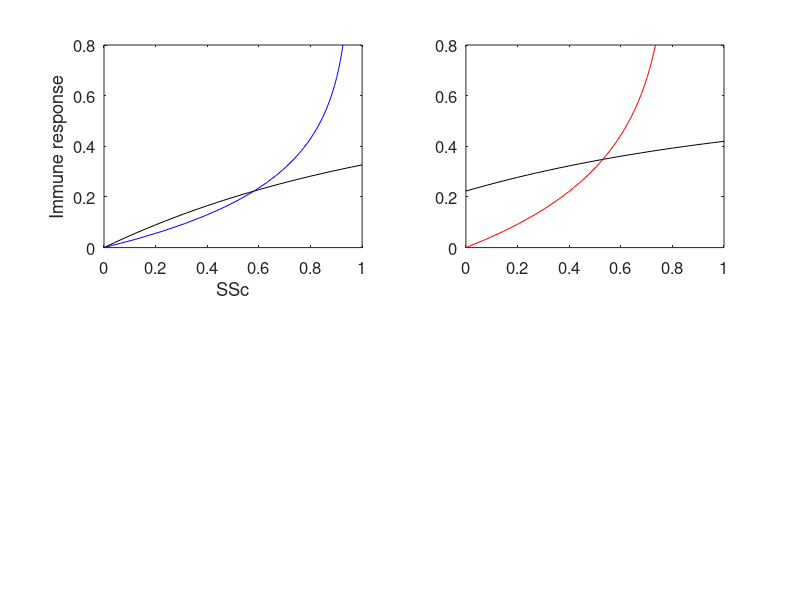

Write the MATLAB code that produced this figure. (Note: this script raises an error after producing the figure.)
function IMMUNE_Phase(handles)
%----------------------------------------------------------------------------------------------
% 2D and 3D phase space analysis
%----------------------------------------------------------------------------------------------
% Initialize
%----------------------------------------------------------------------------------------------
global Slim0 Sslope Ilim0 Islope Clim0 Cslope SIClast SScCoeff
global Imult ICmult Smult
global S0 I0 C0 doContinue doSave doReset St Ct It t Ssaved Csaved Isaved tsaved
global iRuns tlast Slast Clast Ilast

set(0,'DefaultTextFontSize',12), set(0,'DefaultAxesFontSize',12)
lbl = {'SSc','C','I'};                        % plot labels

n   = 26;                                     % number of points in each coordinate

if ~nargin
    handles = [];
end

[ Imult,ICmult,Smult,SScCoeff ] = setParam(nargin,handles);

if nargin
    set(handles.C0_txt,    'String',sprintf('C0: %.2f',     C0    ))
    set(handles.Imult_txt, 'String',sprintf('Imult: %.2f',  Imult ))
    set(handles.ICmult_txt,'String',sprintf('ICmult: %.2f', ICmult))
    set(handles.Smult_txt, 'String',sprintf('Smult: %.2f',  Smult ))
end

if doSave, return, end

[ tnew,X ] = ode45( @fd3, [0 100], [S0;C0;I0] ); % solve ODE

Jt = find( max(abs(X')) < 1.2 );                 % only keep values less than 1.2

if isempty(tsaved)
    tlast = 0;
else
    tlast = tsaved(end);
end
t  = [tsaved;tnew(Jt)+tlast];              % truncate
St = [Ssaved;X(Jt,1)]; Ct = [Csaved;X(Jt,2)]; It = [Isaved;X(Jt,3)];
Slast = X(1,1);        Clast = X(1,2);        Ilast = X(1,3);

%----------------------------------------------------------------------------------------------
% 2D plotting: I, C, SSc
%----------------------------------------------------------------------------------------------
Imax = 0.8;
Is  = linspace(0,Imax,n);                   % 1D coordinates
Ss  = linspace(0,1,n);
Cs  = linspace(0,1,n);
[ SS    ] = meshgrid( Ss,Is );              % 2D coordinates
[ CS,IS ] = meshgrid( Cs,Is );
SIx = fSIx( SS, IS );                       % 2D vector fields
CIx = fCIx( CS, IS );
SICend= fSIy( SS, Ct(end), IS );
SISend= fSIy( St(end), CS, IS );
[ ~,Sx ] = fSIx( 0,  Is );                  % boundaries
[ ~,Cx ] = fCIx( 0,  Is );
[ ~,IyCend] = fSIy( Ss, Ct(end), 0  );
[ ~,IySend] = fSIy( St(end), Cs, 0  );

if ~nargin, figure(110), clf, set(gcf,'Name','basic 2D fields','color','white'), end

if nargin, axes(handles.axes1), else, subplot(2,2,1), end
hold off, p1a = plot(Ss,IyCend,'k-',Sx,Is,'b-'); hold on
axis tight, xlabel('SSc'), ylabel('Immune response'), axis([0 1 0 Imax])

if nargin, axes(handles.axes2), else, subplot(2,2,2), end
hold off, p2a = plot(Cs,IySend,'k-',Cx,Is,'r-'); hold on
ax = gca; ax.XDir = 'reverse';
axis tight, xlabel('Cancer'), ylabel('Immune response'), axis([0 1 0 Imax])

if nargin, axes(handles.axes3), else, subplot(2,2,[3 4]), end
cla

js = 1:3:round(length(St)*0.99);

if nargin, axes(handles.axes1), else, subplot(2,2,1), end
p1b = plot(St(js),It(js),'g.','MarkerSize',9); plot(St(1),It(1),'g^','MarkerSize',9)
p1c = quiver(SS,IS,SIx,SICend);
legend([p1a;p1b;p1c],'I equilibrium','SSc equilibrium','disease trajectory','flow field',...
    'Location','NW')

if nargin, axes(handles.axes2), else, subplot(2,2,2), end
p2b = plot(Ct(js),It(js),'g.','MarkerSize',9); plot(Ct(1),It(1),'g^','MarkerSize',9)
p2c = quiver(CS,IS,CIx*8,SISend);
legend([p2a;p2b;p2c],'I equilibrium','C equilibrium','disease trajectory','flow field')

if nargin, axes(handles.axes3), else, subplot(2,2,[3 4]), end
plot(t(js),St(js),'b-',t(js),Ct(js),'r-',t(js),It(js),'k-','LineWidth',1)
ylabel('SSc, Cancer, Immune response'), xlabel('time'), hold on
axis([0 max(t) 0 0.8]), legend('Scleroderma','Cancer','Immune response')

% for j=1:9:round(length(St)*0.99)                                  % point-by-point plotting
%     if nargin, axes(handles.axes1), else subplot(2,2,1), end
%     plot(St(j),It(j),'ko',St(1),It(1),'ro'), hold on
%     if nargin, axes(handles.axes2), else subplot(2,2,2), end
%     plot(Ct(j),It(j),'ro',Ct(1),It(1),'ro'), hold on
%     if nargin, axes(handles.axes3), else subplot(2,2,[3 4]), end
%     plot(t(j),X(Jt(j),1),'ko',t(j),X(Jt(j),2),'ro',t(j),X(Jt(j),3),'go','LineWidth',1)
%     ylabel('\color{red}Cancer,\color{black}SSc,\color{green}Immune response'), xlabel('time'), hold on
%     axis([0 max(t)/2 0 0.8])
%     pause(0.00)
% end

%----------------------------------------------------------------------------------------------
% 3D plotting
%----------------------------------------------------------------------------------------------
[ SS,CS,IS ] = meshgrid( Ss,Cs,Is );        % coordinate change: SS wrt 2, CS wrt 1, IS wrt 3
SIx  = fSIx( SS, IS );                      % 3D vector fields
CIy  = fCIx( CS, IS );
CSIz = fSIy( SS, CS, IS );                  % simple sum of S and C used to determine change in I
[ ~,SIs ] = fSIx( 0, IS );
[ ~,CIs ] = fCIx( 0, IS );
[ ~,cSIs] = fSIy( SIs, CS,  0 );
[ ~,CsIs] = fSIy( SS,  CIs, 0 );
[ ~,CSIs] = fSIy( SS,  CS,  0 );
Js = IS>cSIs;
Jc = IS<CsIs;

ss   = [SS(  :,[1 end],1)   SS([1 end],:,1)'];
cs   = [CS(  :,[1 end],1)   CS([1 end],:,1)'];
csis = [CSIs(:,[1 end],1) CSIs([1 end],:,1)'];
os   = ones(size(t));

axs = [0 1 0 1 0 0.8]; axs2 = [0 1 0 1];

if ~nargin, fig = figure(220); fig.Name = 'overhead'; end

if nargin, axes(handles.axes5), else, subplot(3,2,1), end
surf(squeeze(SIs(:,1,:)), squeeze(CS(:,1,:)), squeeze(IS(:,1,:)), 'FaceColor', [0.5 1 0.5], ...
    'FaceAlpha', 0.5, 'EdgeAlpha', 0.5 )
% hold on
surf(SS(:,:,1), CS(:,:,1), CSIs(:,:,1), 'FaceColor', [0.5 1 0.5], ...
    'FaceAlpha', 0.5, 'EdgeAlpha', 0.0 ), hold on
plot3(ss, cs, csis, 'k-', 'LineWidth', 0.3)
hold off
axis(axs), xlabel('SSc'), ylabel('C'), zlabel('I')
hold on, plot3(St,Ct,It,'r.',St(1),Ct(1),It(1),'r^'), hold off

if nargin, axes(handles.axes6), else, subplot(3,2,3), end
surf(squeeze(SS(1,:,:)), squeeze(CIs(1,:,:)), squeeze(IS(1,:,:)), 'FaceColor', [0.5 0.5 1], ...
    'FaceAlpha', 0.5, 'EdgeAlpha', 0.5 )
hold on
surf(SS(:,:,1), CS(:,:,1), CSIs(:,:,1), 'FaceColor', [1 1 1]*0.8, ...
    'FaceAlpha', 0.5, 'EdgeAlpha', 0.0 )
plot3(ss, cs, csis, 'k-', 'LineWidth', 0.3)
hold off
axis(axs), xlabel('SSc'), ylabel('C'), zlabel('I')
hold on, plot3(St,Ct,It,'g.',St(1),Ct(1),It(1),'g^'), hold off

if nargin, axes(handles.axes4), else, subplot(3,2,6), end
surf(squeeze(SS(1,:,:)), squeeze(CIs(1,:,:)), squeeze(IS(1,:,:)), 'FaceColor', [0.5 0.5 1], ...
    'FaceAlpha', 0.5, 'EdgeAlpha', 0.0 )
hold on
surf(squeeze(SIs(:,1,:)), squeeze(CS(:,1,:)), squeeze(IS(:,1,:)), 'FaceColor', [0.5 1 0.5], ...
    'FaceAlpha', 0.5, 'EdgeAlpha', 0.0 )
surf(SS(:,:,1), CS(:,:,1), CSIs(:,:,1), 'FaceColor', [1 1 1]*1.0, ...
    'FaceAlpha', 1.0, 'EdgeAlpha', 0.0 )
hold off
axis(axs2), xlabel('SSc'), ylabel('C')
hold on, plot3(St,Ct,os,'g.',St(1),Ct(1),os,'g^','MarkerSize',9), hold off, view(2)

if ~nargin
    subplot(3,2,2)
    surf(squeeze(SIs(:,1,:)), squeeze(CS(:,1,:)), squeeze(IS(:,1,:)), 'FaceColor', [0.5 1 0.5], ...
        'FaceAlpha', 0.5, 'EdgeAlpha', 0.0 )
    hold on
    surf(SS(:,:,1), CS(:,:,1), CSIs(:,:,1), 'FaceColor', [1 1 1]*1.0, ...
        'FaceAlpha', 1.0, 'EdgeAlpha', 0.0 )
    hold off
    axis(axs2), xlabel('SSc'), ylabel('C')
    hold on, plot3(St,Ct,os,'g.',St(1),Ct(1),os,'g^','MarkerSize',9), hold off, view(2)
    
    subplot(3,2,4)
    surf(squeeze(SS(1,:,:)), squeeze(CIs(1,:,:)), squeeze(IS(1,:,:)), 'FaceColor', [0.5 0.5 1], ...
        'FaceAlpha', 0.5, 'EdgeAlpha', 0.0 )
    hold on
    surf(SS(:,:,1), CS(:,:,1), CSIs(:,:,1), 'FaceColor', [1 1 1]*1.0, ...
        'FaceAlpha', 1.0, 'EdgeAlpha', 0.0 )
    hold off
    axis(axs2), xlabel('SSc'), ylabel('C')
    hold on, plot3(St,Ct,os,'g.',St(1),Ct(1),os,'g^','MarkerSize',9), hold off, view(2)
    
    subplot(3,2,5)
    surf(squeeze(SS(1,:,:)), squeeze(CIs(1,:,:)), squeeze(IS(1,:,:)), 'FaceColor', [0.5 0.5 1], ...
        'FaceAlpha', 0.5, 'EdgeAlpha', 0.5 )
    hold on
    surf(squeeze(SIs(:,1,:)), squeeze(CS(:,1,:)), squeeze(IS(:,1,:)), 'FaceColor', [0.5 1 0.5], ...
        'FaceAlpha', 0.5, 'EdgeAlpha', 0.5 )
    surf(SS(:,:,1), CS(:,:,1), CSIs(:,:,1), 'FaceColor', [1 1 1]*0.8, ...
        'FaceAlpha', 0.5, 'EdgeAlpha', 0.0 )
    plot3(ss, cs, csis, 'k-', 'LineWidth', 0.3)
    hold off
    axis(axs), xlabel('SSc'), ylabel('C'), zlabel('I')
    hold on, plot3(St,Ct,It,'g.',St(1),Ct(1),It(1),'g^'), hold off
end

return

%----------------------------------------------------------------------------------------------
% Plot 3D
%----------------------------------------------------------------------------------------------
os = [1 1];
figure(210), clf, set(gcf,'Name','3D fields')    % plot 3D fields and trajectories
% quiver3(SS,CS,IS,SIx,CIy,CSIz), axis tight
% plot3(St,Ct,It,'ro')
axis([0 1 0 1 0 0.5]), grid on
xlabel('SSc'), ylabel('\color{red}C'), zlabel('I')
set(gca,'YColor','red')

for j=1:1:round(length(St)*0.7)
%   plot3(St,Ct,It,'ro')
    plot3(St(1:j),Ct(1:j),It(1:j),'ko')
    hold on
    plot3(St(j),Ct(j),It(j),'ko')
    axis([0 1 0 1 0 0.5])
    xlabel('SSc'), ylabel('\color{red}C'), zlabel('I')
    plot3([0 St(j)],Ct(j)*os,It(j)*os,'k-')
    plot3(St(j)*os,[0 Ct(j)],It(j)*os,'r-')
    plot3(St(j)*os,Ct(j)*os,[0 It(j)],'g-'), grid on
    set(gca,'YColor','red')
    pause(0.05)
    hold off
end

return


function dX = fd3( t, X )
%----------------------------------------------------------------------------------------------
% 3D vector field
%----------------------------------------------------------------------------------------------
% Basic shape of equilibrium curve for x-direction vectors (boundary between -> and <- vectors)
%
%    ^  |       Slim0 is the upper bound in S
%    |  |       
%  I | /        Sslope is the initial slope
%    |/
%    -------->
%           S
%----------------------------------------------------------------------------------------------
% Basic shape of equilibrium curve for y-direction vectors (boundary between ^ and v vectors)
%
%    ^  _____   Ilim0 is the upper bound in I
%  I | /        Islope is the initial slope
%    |/
%    -------->
%           S
%----------------------------------------------------------------------------------------------

Sx = X(1); Cy = X(2); Iz = X(3);              % vector components

dX    = 0*X;                                  % initialize
dX(1) = fSIx( Sx,     Iz );                   % S-component
dX(2) = fCIx( Cy,     Iz );                   % C-component
dX(3) = fSIy( Sx, Cy, Iz );                   % I-component

return


function [ SIx,Sx ] = fSIx( S, I )
%----------------------------------------------------------------------------------------------
% Vector field in the S (horizontal) direction
%----------------------------------------------------------------------------------------------
% Slims = a*(1 - exp(-b*I)), initial slope = a*b = Sslope*SScCoeff*Smult
% dS/dx = Slims - S
%
%       Slim0
%    ^-> | <-
%    |  /       
%  I | /        
%    |/
%    -------->
%           S
%----------------------------------------------------------------------------------------------
global Slim0 Sslope SScCoeff Smult

Slims  = @(y) Slim0*(1-exp(-1/Sslope/Slim0*SScCoeff*y))*Smult;
Sx     = Slims(I);                           % equilibrum curve in S,I space
SIx    = Sx - S;                             % difference from Sequil and S: Sx - S
return


function [ CIx,Cx ] = fCIx( C, I )
%----------------------------------------------------------------------------------------------
% Vector field in the C (horizontal) direction
%
%   ^            ^  <- / -> |
%   |  ____    I |    /     |
%   | /          | __/y0    |
%   |/           |/         |
%   ------->     ------------->
%                0      C   1
%----------------------------------------------------------------------------------------------
% Clims = y0 + (I/0.8 - y0^3)^(1/3)
% 
%----------------------------------------------------------------------------------------------
% i = (c-1/2)^3 + b,  b = (1/2)^3
% (i-b)^1/3 = c - 1/2
% c = (i-b)^1/3 + 1/2
%   = (i-(1/2)^3)^1/3 + 1/2
%----------------------------------------------------------------------------------------------
global Clim0 Cslope ICmult

% I3     = (10/ICmult)*I.^4 + I*0.0;           % change from 10 to 100
I3     = I;           % change from 10 to 100
Clims  = @(y) Clim0*(1-exp(-1/Cslope/Clim0*y));
Cx     = Clims(I3);                          % equilibrium curve in C,I space
% y0     = 0.6;
% Clims  = @(y) (abs(y-y0^3).^(1/3).*sign(y-y0^3) + y0);
% Cx     = Clims(I/0.8)*ICmult;
CIx    = C .* (C - Cx).*(1 - C);             % make it zero on vertical axes

return


function [ SIy,Iy ] = fSIy( S, C, I )
%----------------------------------------------------------------------------------------------
% Vector field in the I (vertical) direction
%----------------------------------------------------------------------------------------------
% Ilims = a*(1-exp(-b*(S+C)))
%----------------------------------------------------------------------------------------------
global Ilim0 Islope SScCoeff Imult

Ilims  = @(x) Ilim0*(1-exp(-Islope/Ilim0*x))*Imult;
SC     = (S+C)/1;
Iy     = Ilims(SC);                          % equilibrium curve in S+C,I space
SIy    = Iy - I;                             % here both S and C have additive effect on I

return


function [ Imult,ICmult,Smult,SScCoeff ] = setParam( Nargin,handles )
%----------------------------------------------------------------------------------------------
% Set parameters
%----------------------------------------------------------------------------------------------
% doReset -> set Ssaved = [] and return
% doSave  -> save current S into Ssaved, save last point and return
% else    -> run and append to Ssaved
%----------------------------------------------------------------------------------------------
global S0 I0 C0 SIClast doContinue doSave doReset St Ct It t Ssaved Csaved Isaved tsaved iRuns
global Slim0 Sslope Ilim0 Islope Clim0 Cslope Slast Clast Ilast

Krun     =  1;                      % 1(01), 2(00), 3(11), 4(11), 5(10)

Irun     =  2;                      % index for vector of parameters describing 2D equilibria
I0run    =  3;                      % index for initial value

if Krun==1
    [Irun,I0run] = deal(2,3);      % basic run
elseif Krun==2
    [Irun,I0run] = deal(4,3);
elseif Krun==3
    [Irun,I0run] = deal(4,4);
elseif Krun==4
    [Irun,I0run] = deal(3,3);
elseif Krun==5
    [Irun,I0run] = deal(5,3);
end

Slim0s = [ 0.8 0.8 0.8 0.8 0.01 ];  % set of values for Slim0 (see above) indexed by Irun
Sslopes= [ 0.9 0.3 0.3 0.3 0.9  ];  %                   Sslope

Ilim0s = [ 0.5 0.8 0.8 0.8 0.4 ];   % set of values for Ilim0 (see above) indexed by Irun
Islopes= [ 0.6 0.7 0.3 0.2 0.3 ];   %                   Islope

Clim0s = [ 0.6 0.8 0.4 0.8 0.4 ];   % set of values for Clim0 (see above) indexed by Irun
Cslopes= [ 0.2 0.4 0.4 0.3 0.8 ];   %                   Cslope

S0s    = [ 0.2 0.7 0.0 0.0  ];      % initial value for S indexed by I0run
C0s    = [ 0.5 0.6 0.4 0.20 ];      %                   C
I0s    = [ 0.1 0.3 0.0 0.0  ];      %                   I

SICs   = [ Slim0s;Sslopes;Ilim0s;Islopes;Clim0s;Cslopes ];  % matrix of parameters
SIC0s  = [ S0s;I0s;C0s ];                                   % matrix of initial conditions

SICc   = num2cell(SICs (:,Irun )');                         % make it into a cell
[ Slim0,Sslope,Ilim0,Islope,Clim0,Cslope ] = deal(SICc{:}); % deal the parameters

Slim0  = 0.8;
Sslope = 0.3;
Ilim0  = 0.8;
Islope = 0.7;
Clim0  = 0.8;
Cslope = 0.4;

ICmult0  = 0.60; Smult0   = 1.20; Imult0   = 0.70; 
%----------------------------------------------------------------------------------------------
% Handle values
%----------------------------------------------------------------------------------------------
if Nargin
    h = handles.initialValues;
    doSave     = get(handles.save_button,'Value');
    doReset    = get(handles.reset_button,'Value');
    doClear    = get(handles.clear_button,'Value');
    if isempty(iRuns) || doClear, iRuns = 0; end
    if h.UserData
        hValues = str2num(h.String(h.Value,:));
        SIClast = num2cell(hValues(2:4));
        cValues = num2cell(hValues);
        [ Smult,Imult,ICmult,SScCoeff ] = cValues{5:8};
        set(handles.ICmult,'Value',ICmult)
        set(handles.Smult, 'Value',Smult)
        set(handles.Imult, 'Value',Imult)
    else
        C0         = get(handles.C0,'Value');
        ICmult     = get(handles.ICmult,'Value');
        Smult      = get(handles.Smult, 'Value');
        Imult      = get(handles.Imult,'Value');
    end
else
    C0         = SIC0s(3,I0run);
    doSave     = false;
    doReset    = true;
    ICmult     = ICmult0; Smult = Smult0; Imult = Imult0;
end

SScCoeff =  1.00;                   % not used

if doSave
    iRuns  = iRuns + 1;
    params = [Slast Ilast Clast Smult Imult ICmult SScCoeff];
    paramsTxt = sprintf('%2i %.2f %.2f %.2f %.2f %.2f %.2f %.2f %.2f',iRuns,params);
    set(handles.initialValues,'String',char(handles.initialValues.String,paramsTxt))
    for i=1:size(handles.initialValues.String,1)
        fprintf('\n''%s'',...',handles.initialValues.String(i,:))
    end

    tsaved = t; Ssaved = St; Csaved = Ct; Isaved = It; doContinue = true;
    SIClast = {St(end),It(end),Ct(end)};                    % save the end point
    return
elseif doReset
    tsaved = []; Ssaved = []; Csaved = []; Isaved = []; doContinue = false;
    SIClast = num2cell(SIC0s(:,I0run)');                     % initial values for new runs
    ICmult     = ICmult0; Smult = Smult0; Imult = Imult0;
    if Nargin
        handles.ICmult.Value = ICmult; handles.Smult.Value = Smult; handles.Imult.Value = Imult; 
    end
end

[ S0,I0 ] = deal(SIClast{1:2});                           % deal the initial conditions

if ~isempty(tsaved)
    C0 = deal(SIClast{3});
end

%----------------------------------------------------------------------------------------------
% .33 .71 .77  S .
%         .59  . .
%     .67      S C
%----------------------------------------------------------------------------------------------
